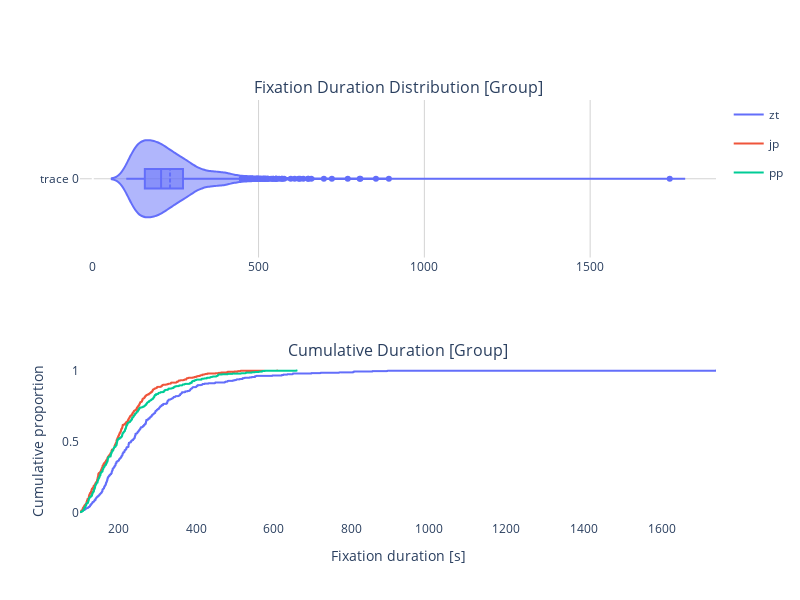
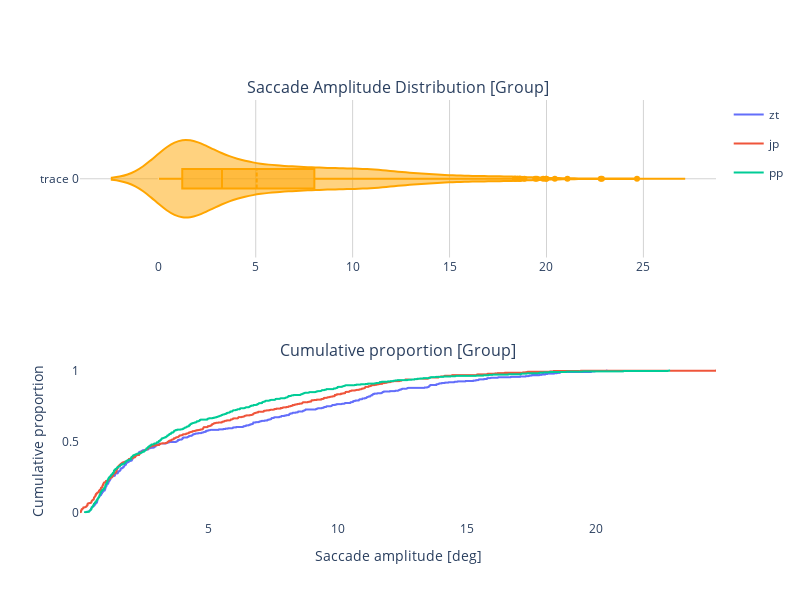

The code cell stored with these charts, in order, in its notebook:
### Code cell
plot_eye_movement_distributions_group_plotly()
#plot_eye_movement_distributions_group()

### Figure 1 — Plotly figure (JSON) as saved in the notebook; plotly's stock layout.template omitted (floating-point values rounded to 4 significant figures; data arrays with more than 128 entries replaced by an {"elided": "..."} marker saying what was removed)
{"data": [{"box": {"visible": true}, "meanline": {"visible": true}, "orientation": "h", "showlegend": false, "type": "violin", "x": {"elided": "1215 int values"}, "xaxis": "x", "yaxis": "y"}, {"hovertemplate": "sub_num=zt<br>dur=%{x}<br>probability=%{y}<extra></extra>", "legendgroup": "zt", "line": {"dash": "solid", "shape": "hv"}, "marker": {"color": "#636efa", "symbol": "circle"}, "mode": "lines", "name": "zt", "showlegend": true, "type": "scattergl", "x": {"elided": "365 int values"}, "xaxis": "x2", "y": {"elided": "365 float values"}, "yaxis": "y2"}, {"hovertemplate": "sub_num=jp<br>dur=%{x}<br>probability=%{y}<extra></extra>", "legendgroup": "jp", "line": {"dash": "solid", "shape": "hv"}, "marker": {"color": "#EF553B", "symbol": "circle"}, "mode": "lines", "name": "jp", "showlegend": true, "type": "scattergl", "x": {"elided": "406 int values"}, "xaxis": "x2", "y": {"elided": "406 float values"}, "yaxis": "y2"}, {"hovertemplate": "sub_num=pp<br>dur=%{x}<br>probability=%{y}<extra></extra>", "legendgroup": "pp", "line": {"dash": "solid", "shape": "hv"}, "marker": {"color": "#00cc96", "symbol": "circle"}, "mode": "lines", "name": "pp", "showlegend": true, "type": "scattergl", "x": {"elided": "444 int values"}, "xaxis": "x2", "y": {"elided": "444 float values"}, "yaxis": "y2"}], "layout": {"annotations": [{"font": {"size": 16}, "showarrow": false, "text": "Fixation Duration Distribution [Group]", "x": 0.5, "xanchor": "center", "xref": "paper", "y": 1, "yanchor": "bottom", "yref": "paper"}, {"font": {"size": 16}, "showarrow": false, "text": "Cumulative Duration [Group]", "x": 0.5, "xanchor": "center", "xref": "paper", "y": 0.375, "yanchor": "bottom", "yref": "paper"}], "height": 600, "plot_bgcolor": "white", "width": 800, "xaxis": {"anchor": "y", "autorange": true, "domain": [0, 1], "gridcolor": "LightGrey", "gridwidth": 1, "range": [-38.52, 1880.0], "showgrid": true, "type": "linear"}, "xaxis2": {"anchor": "y2", "autorange": true, "domain": [0, 1], "range": [101, 1740], "title": {"text": "Fixation duration [s]"}, "type": "linear"}, "yaxis": {"anchor": "x", "autorange": true, "domain": [0.625, 1], "gridcolor": "LightGrey", "gridwidth": 1, "range": [-0.5, 0.5], "showgrid": true, "type": "category"}, "yaxis2": {"anchor": "x2", "autorange": true, "domain": [0, 0.375], "range": [-0.05318, 1.055], "title": {"text": "Cumulative proportion"}, "type": "linear"}}}

### Figure 2 — Plotly figure (JSON) as saved in the notebook; plotly's stock layout.template omitted (floating-point values rounded to 4 significant figures; data arrays with more than 128 entries replaced by an {"elided": "..."} marker saying what was removed)
{"data": [{"box": {"visible": true}, "line": {"color": "orange"}, "meanline": {"visible": true}, "orientation": "h", "showlegend": false, "type": "violin", "x": {"elided": "1211 float values"}, "xaxis": "x", "yaxis": "y"}, {"hovertemplate": "sub_num=zt<br>ampl=%{x}<br>probability=%{y}<extra></extra>", "legendgroup": "zt", "line": {"dash": "solid", "shape": "hv"}, "marker": {"color": "#636efa", "symbol": "circle"}, "mode": "lines", "name": "zt", "showlegend": true, "type": "scattergl", "visible": true, "x": {"elided": "349 float values"}, "xaxis": "x2", "y": {"elided": "349 float values"}, "yaxis": "y2"}, {"hovertemplate": "sub_num=jp<br>ampl=%{x}<br>probability=%{y}<extra></extra>", "legendgroup": "jp", "line": {"dash": "solid", "shape": "hv"}, "marker": {"color": "#EF553B", "symbol": "circle"}, "mode": "lines", "name": "jp", "showlegend": true, "type": "scattergl", "visible": true, "x": {"elided": "423 float values"}, "xaxis": "x2", "y": {"elided": "423 float values"}, "yaxis": "y2"}, {"hovertemplate": "sub_num=pp<br>ampl=%{x}<br>probability=%{y}<extra></extra>", "legendgroup": "pp", "line": {"dash": "solid", "shape": "hv"}, "marker": {"color": "#00cc96", "symbol": "circle"}, "mode": "lines", "name": "pp", "showlegend": true, "type": "scattergl", "visible": true, "x": {"elided": "439 float values"}, "xaxis": "x2", "y": {"elided": "439 float values"}, "yaxis": "y2"}], "layout": {"annotations": [{"font": {"size": 16}, "showarrow": false, "text": "Saccade Amplitude Distribution [Group]", "x": 0.5, "xanchor": "center", "xref": "paper", "y": 1, "yanchor": "bottom", "yref": "paper"}, {"font": {"size": 16}, "showarrow": false, "text": "Cumulative proportion [Group]", "x": 0.5, "xanchor": "center", "xref": "paper", "y": 0.375, "yanchor": "bottom", "yref": "paper"}], "height": 600, "plot_bgcolor": "white", "width": 800, "xaxis": {"anchor": "y", "autorange": true, "domain": [0, 1], "gridcolor": "LightGrey", "gridwidth": 1, "range": [-4.065, 28.74], "showgrid": true, "type": "linear"}, "xaxis2": {"anchor": "y2", "autorange": true, "domain": [0, 1], "range": [0.01, 24.67], "title": {"text": "Saccade amplitude [deg]"}, "type": "linear"}, "yaxis": {"anchor": "x", "autorange": true, "domain": [0.625, 1], "gridcolor": "LightGrey", "gridwidth": 1, "range": [-0.5, 0.5], "showgrid": true, "type": "category"}, "yaxis2": {"anchor": "x2", "autorange": true, "domain": [0, 0.375], "range": [-0.05315, 1.055], "title": {"text": "Cumulative proportion"}, "type": "linear"}}}
